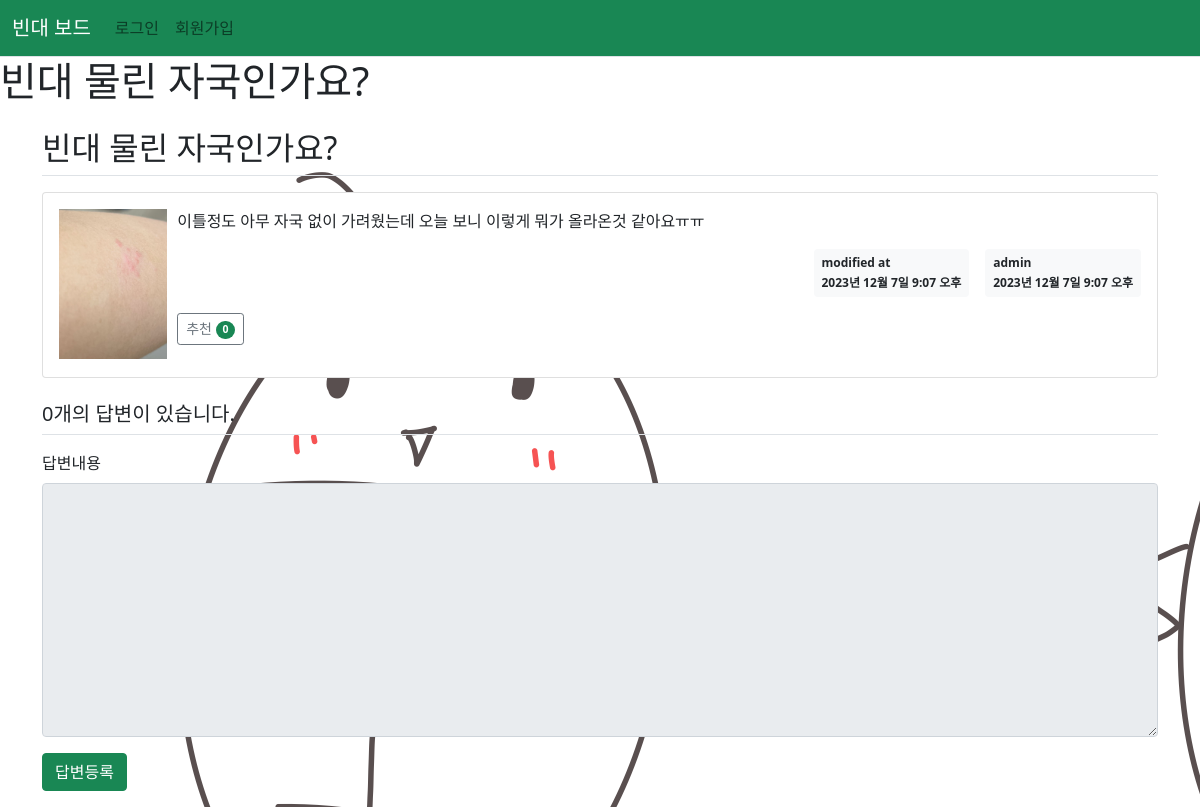
/pybo/38/, run on the app's committed database.
### pybo/models.py (models this page shows, shortened)
class Question(models.Model):
    author = models.ForeignKey(User, on_delete=models.CASCADE, related_name='author_question')
    subject = models.CharField(max_length=200)
    content = models.TextField()
    create_date = models.DateTimeField()
    imgfile = models.ImageField(null=True, upload_to="static/", blank=True) # 이미지 컬럼 추가
    modify_date = models.DateTimeField(null=True, blank=True)
    voter = models.ManyToManyField(User, related_name='voter_question')  # 추천인 추가

### pybo/views/base_views.py (the view)
def detail(request, question_id):
    question = get_object_or_404(Question, pk=question_id)
    context = {'question': question}
    return render(request, 'pybo/question_detail.html', context)

### pybo/templatetags/pybo_filter.py (called while the page is built)
@register.filter
def mark(value):
    extensions = ["nl2br", "fenced_code"]
    return mark_safe(markdown.markdown(value, extensions=extensions))

### templates/pybo/question_detail.html (shortened to what this page needs)
{% extends 'base.html' %}
{% load pybo_filter %}
{% block content %}
<body>
    <h1>{{ question.subject }}</h1>
    <div class="container my-3">
        <h2 class="border-bottom py-2">{{ question.subject }}</h2>
        <div class="card my-3">
            <div class="card-body">
                {% if question.imgfile %}
                <div style="width:10%; height:150px; float:left; margin-right:10px;">
                    <img src="/{{ question.imgfile }}">
                </div>
                {% endif %}
                <div class="card-text">{{ question.content|mark }}</div>
                <div class="d-flex justify-content-end">
                    {% if question.modify_date %}
                    <div class="badge bg-light text-dark p-2 text-start mx-3">
                        <div class="mb-2">modified at</div>
                        <div>{{ question.modify_date }}</div>
                    </div>
                    {% endif %}
                    <div class="badge bg-light text-dark p-2 text-start">
                        <div class="mb-2">{{ question.author.username }}</div>
                        <div>{{ question.create_date }}</div>
                    </div>
                </div>
                <div class="my-3">
                    <a href="javascript:void(0)" data-uri="{% url 'pybo:question_vote' question.id  %}"
                        class="recommend btn btn-sm btn-outline-secondary"> 추천
                        <span class="badge rounded-pill bg-success">{{question.voter.count}}</span>
                    </a>
                </div>
            </div>
        </div>
        <h5 class="border-bottom my-3 py-2">{{question.answer_set.count}}개의 답변이 있습니다.</h5>
            <form action="{% url 'pybo:answer_create' question.id %}" method="post" class="my-3">
                <div class="mb-3">
                    <label for="content" class="form-label">답변내용</label>
                    <textarea {% if not user.is_authenticated %}disabled{% endif %} name="content" id="content"
                        class="form-control" rows="10"></textarea>
                </div>
                <input type="submit" value="답변등록" class="btn btn-success">
            </form>
        </div>
        {% endblock %}

### data on the page
Question: subject "빈대 물린 자국인가요?", imgfile (picture), content|mark "이틀정도 아무 자국 없이 가려웠는데 오늘 보니 이렇게 뭐가 올라온것 같아요ㅠㅠ", modify_date "2023년 12월 7일 9:07 오후", author.username "admin", create_date "2023년 12월 7일 9:07 오후", voter.count "0", answer_set.count "0"
